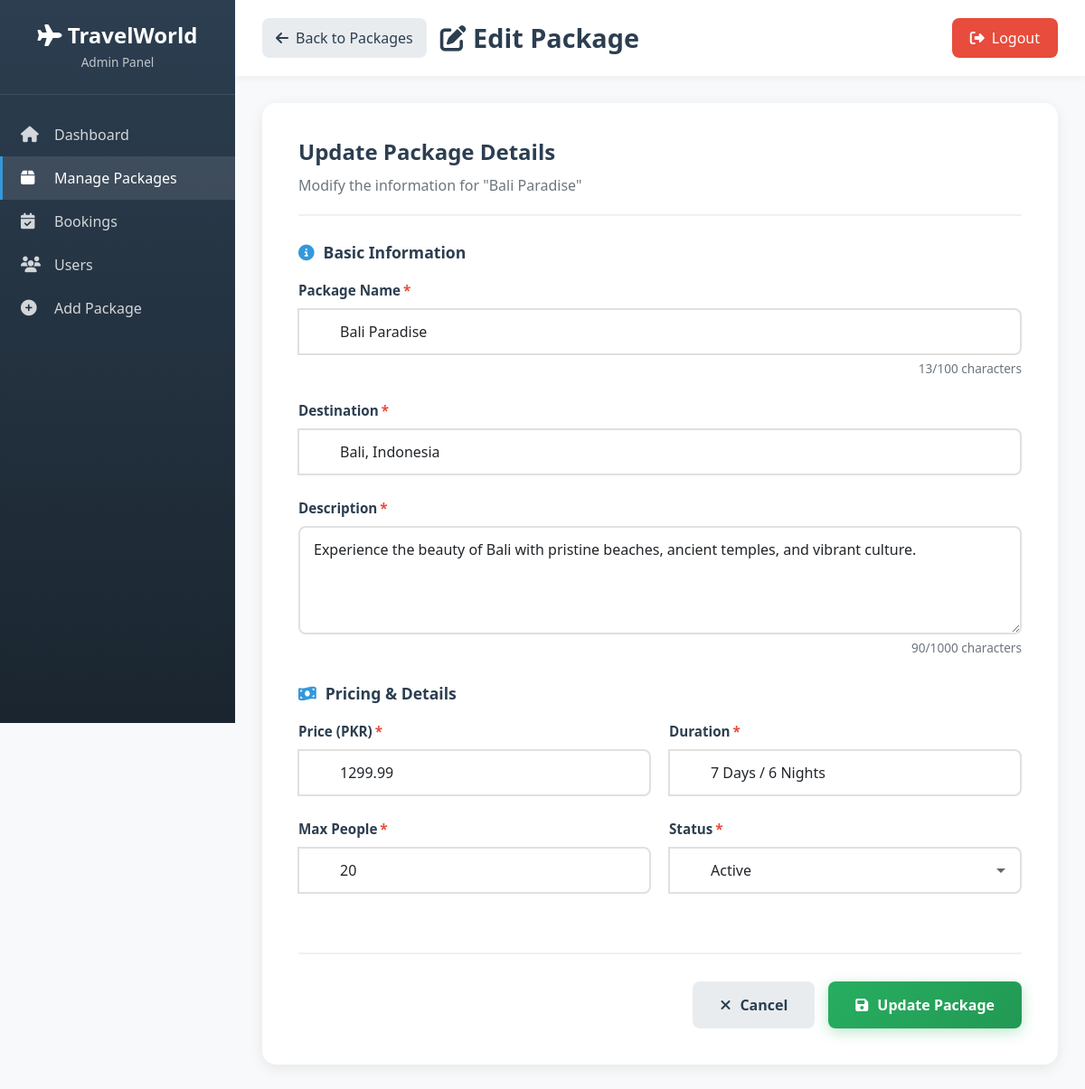
Page /admin/edit-package.php?id=1 (signed in) on the committed database.
### tables this page shows
CREATE TABLE `tour_packages` (
  `id` int(11) NOT NULL,
  `package_name` varchar(200) NOT NULL,
  `description` text NOT NULL,
  `destination` varchar(100) NOT NULL,
  `duration` varchar(50) NOT NULL,
  `price` decimal(10,2) NOT NULL,
  `max_people` int(11) NOT NULL,
  `image` varchar(255) DEFAULT NULL,
  `features` text DEFAULT NULL,
  `status` enum('active','inactive') DEFAULT 'active',
  `created_at` timestamp NOT NULL DEFAULT current_timestamp()
);

### admin/edit-package.php (the view, shortened to what this page needs)
<?php
require_once "../config.php";
$id = intval($_GET['id']);
$query = "SELECT * FROM tour_packages WHERE id='$id'";
$result = mysqli_query($conn, $query);
$data = mysqli_fetch_assoc($result);
?>
<!DOCTYPE html>
<html lang="en">
<head>
    <link href="https://cdn.jsdelivr.net/npm/bootstrap@5.3.0/dist/css/bootstrap.min.css" rel="stylesheet">
    <link rel="stylesheet" href="https://cdnjs.cloudflare.com/ajax/libs/font-awesome/6.4.0/css/all.min.css">
</head>
<body>
    <div class="sidebar" id="sidebar">
        <div class="sidebar-header">
            <h3><i class="fas fa-plane"></i> TravelWorld</h3>
            <p>Admin Panel</p>
        </div>
        <div class="sidebar-menu">
            <a href="dashboard.php" class="menu-item">
                <i class="fas fa-home"></i>
                <span>Dashboard</span>
            </a>
            <a href="packages.php" class="menu-item active">
                <i class="fas fa-box"></i>
                <span>Manage Packages</span>
            </a>
            <a href="bookings.php" class="menu-item">
                <i class="fas fa-calendar-check"></i>
                <span>Bookings</span>
            </a>
            <a href="users.php" class="menu-item">
                <i class="fas fa-users"></i>
                <span>Users</span>
            </a>
            <a href="add-package.php" class="menu-item">
                <i class="fas fa-plus-circle"></i>
                <span>Add Package</span>
            </a>
        </div>
    </div>
    <div class="main-content">
        <div class="top-bar">
            <div class="top-bar-left">
                <a href="packages.php" class="back-btn">
                    <i class="fas fa-arrow-left"></i>
                    Back to Packages
                </a>
                <h1><i class="fas fa-edit"></i> Edit Package</h1>
            </div>
            <a href="logout.php" class="logout-btn">
                <i class="fas fa-sign-out-alt"></i>
                Logout
            </a>
        </div>
        <div class="content-container">
            <div class="form-container">
                <div class="form-header">
                    <h2>Update Package Details</h2>
                    <p>Modify the information for "<?php echo htmlspecialchars($data['package_name']); ?>"</p>
                </div>
                <form method="POST" id="editForm">
                    <div class="form-section">
                        <h3 class="section-title">
                            <i class="fas fa-info-circle"></i>
                            Basic Information
                        </h3>
                        <div class="form-group">
                            <label class="form-label">
                                Package Name<span class="required">*</span>
                            </label>
                            <div class="input-group">
                                <input
                                    type="text"
                                    name="name"
                                    class="form-control"
                                    value="<?php echo htmlspecialchars($data['package_name']); ?>"
                                    required
                                    maxlength="100"
                                    id="packageName"
                                >
                            </div>
                            <div class="char-counter">
                                <span id="nameCounter">0</span>/100 characters
                            </div>
                        </div>
                        <div class="form-group">
                            <label class="form-label">
                                Destination<span class="required">*</span>
                            </label>
                            <div class="input-group">
                                <input
                                    type="text"
                                    name="destination"
                                    class="form-control"
                                    value="<?php echo htmlspecialchars($data['destination']); ?>"
                                    required
                                    placeholder="e.g., Maldives, Paris, Dubai"
                                >
                            </div>
                        </div>
                        <div class="form-group">
                            <label class="form-label">
                                Description<span class="required">*</span>
                            </label>
                            <textarea
                                name="desc"
                                class="form-control"
                                required
                                maxlength="1000"
                                id="packageDesc"
                                placeholder="Provide a detailed description of the package..."
                            ><?php echo htmlspecialchars($data['description']); ?></textarea>
                            <div class="char-counter">
                                <span id="descCounter">0</span>/1000 characters
                            </div>
                        </div>
                    </div>
                    <div class="form-section">
                        <h3 class="section-title">
                            <i class="fas fa-money-bill-wave"></i>
                            Pricing & Details
                        </h3>
                        <div class="form-row">
                            <div class="form-group">
                                <label class="form-label">
                                    Price (PKR)<span class="required">*</span>
                                </label>
                                <div class="input-group">
                                    <input
                                        type="number"
                                        name="price"
                                        class="form-control"
                                        value="<?php echo $data['price']; ?>"
                                        required
                                        min="0"
                                        step="0.01"
                                        placeholder="0.00"
                                    >
                                </div>
                            </div>
                            <div class="form-group">
                                <label class="form-label">
                                    Duration<span class="required">*</span>
                                </label>
                                <div class="input-group">
                                    <input
                                        type="text"
                                        name="duration"
                                        class="form-control"
                                        value="<?php echo htmlspecialchars($data['duration']); ?>"
                                        required
                                        placeholder="e.g., 5 Days 4 Nights"
                                    >
                                </div>
                            </div>
                        </div>
                        <div class="form-row">
                            <div class="form-group">
                                <label class="form-label">
                                    Max People<span class="required">*</span>
                                </label>
                                <div class="input-group">
                                    <input
                                        type="number"
                                        name="max_people"
                                        class="form-control"
                                        value="<?php echo $data['max_people']; ?>"
                                        required
                                        min="1"
                                        placeholder="e.g., 10"
                                    >
                                </div>
                            </div>
                            <div class="form-group">
                                <label class="form-label">
                                    Status<span class="required">*</span>
                                </label>
                                <div class="input-group">
                                    <select name="status" class="form-control" required>
                                        <option value="active" <?php echo $data['status'] == 'active' ? 'selected' : ''; ?>>Active</option>
                                    </select>
                                </div>
                            </div>
                        </div>
                    </div>
                    <div class="form-actions">
                        <a href="packages.php" class="btn btn-secondary">
                            <i class="fas fa-times"></i>
                            Cancel
                        </a>
                        <button type="submit" class="btn btn-primary">
                            <i class="fas fa-save"></i>
                            Update Package
                        </button>
                    </div>
                </form>
            </div>
        </div>
    </div>
</body>
</html>

### admin/edit-package.php (style rules this page uses)
:root { --primary-color: #2c3e50; --secondary-color: #3498db; --accent-color: #e74c3c; --success-color: #27ae60; --warning-color: #f39c12; --sidebar-width: 260px; }
* { margin: 0; padding: 0; box-sizing: border-box; }
body { font-family: 'Segoe UI', Tahoma, Geneva, Verdana, sans-serif; background: #f8f9fa; }
.sidebar { position: fixed; left: 0; top: 0; height: 100vh; width: var(--sidebar-width); background: linear-gradient(180deg, var(--primary-color) 0%, #1a252f 100%); color: white; overflow-y: auto; transition: all 0.3s ease; z-index: 1000; }
.sidebar-header { padding: 25px 20px; text-align: center; border-bottom: 1px solid rgba(255,255,255,0.1); }
.sidebar-header h3 { font-size: 1.5rem; font-weight: bold; margin-bottom: 5px; }
.sidebar-header p { font-size: 0.85rem; opacity: 0.7; margin: 0; }
.sidebar-menu { padding: 20px 0; }
.menu-item { padding: 12px 20px; color: rgba(255,255,255,0.8); text-decoration: none; display: flex; align-items: center; gap: 12px; transition: all 0.3s ease; border-left: 3px solid transparent; }
.menu-item:hover, .menu-item.active { background: rgba(255,255,255,0.1); color: white; border-left-color: var(--secondary-color); }
.menu-item i { width: 25px; font-size: 1.1rem; }
.main-content { margin-left: var(--sidebar-width); min-height: 100vh; }
.top-bar { background: white; padding: 20px 30px; box-shadow: 0 2px 10px rgba(0,0,0,0.05); display: flex; justify-content: space-between; align-items: center; margin-bottom: 30px; }
.top-bar-left { display: flex; align-items: center; gap: 15px; }
.back-btn { background: #e9ecef; color: var(--primary-color); border: none; padding: 10px 15px; border-radius: 8px; text-decoration: none; display: flex; align-items: center; gap: 8px; transition: all 0.3s ease; }
.top-bar h1 { font-size: 1.8rem; font-weight: bold; color: var(--primary-color); margin: 0; }
.logout-btn { background: var(--accent-color); color: white; border: none; padding: 10px 20px; border-radius: 8px; text-decoration: none; transition: all 0.3s ease; display: flex; align-items: center; gap: 8px; }
.content-container { padding: 0 30px 30px; }
.form-container { background: white; border-radius: 15px; padding: 40px; box-shadow: 0 4px 15px rgba(0,0,0,0.08); max-width: 900px; margin: 0 auto; }
.form-header { margin-bottom: 30px; padding-bottom: 20px; border-bottom: 2px solid #f0f0f0; }
.form-header h2 { color: var(--primary-color); font-size: 1.5rem; font-weight: bold; margin-bottom: 10px; }
.form-header p { color: #6c757d; margin: 0; }
.form-section { margin-bottom: 30px; }
.section-title { font-size: 1.1rem; font-weight: 600; color: var(--primary-color); margin-bottom: 20px; display: flex; align-items: center; gap: 10px; }
.section-title i { color: var(--secondary-color); }
.form-group { margin-bottom: 25px; }
.form-label { display: block; font-weight: 600; color: var(--primary-color); margin-bottom: 8px; font-size: 0.95rem; }
.form-label .required { color: var(--accent-color); margin-left: 3px; }
.form-control { width: 100%; padding: 12px 15px; border: 2px solid #e0e0e0; border-radius: 8px; font-size: 1rem; transition: all 0.3s ease; font-family: inherit; }
textarea.form-control { min-height: 120px; resize: vertical; }
.form-row { display: grid; grid-template-columns: 1fr 1fr; gap: 20px; }
.input-group { position: relative; }
.input-group .form-control { padding-left: 45px; }
select.form-control { cursor: pointer; appearance: none; background-repeat: no-repeat; background-position: right 15px center; padding-right: 40px; }
.form-actions { display: flex; gap: 15px; justify-content: flex-end; margin-top: 40px; padding-top: 30px; border-top: 2px solid #f0f0f0; }
.btn { padding: 14px 30px; border: none; border-radius: 8px; font-weight: 600; font-size: 1rem; cursor: pointer; transition: all 0.3s ease; display: inline-flex; align-items: center; gap: 10px; text-decoration: none; }
.btn-primary { background: linear-gradient(135deg, var(--success-color), #229954); color: white; box-shadow: 0 4px 15px rgba(39, 174, 96, 0.3); }
.btn-secondary { background: #e9ecef; color: var(--primary-color); }
.char-counter { text-align: right; font-size: 0.85rem; color: #6c757d; margin-top: 5px; }

### rows in the picture
tour_packages: package_name "Bali Paradise", name "Bali Paradise", destination "Bali, Indonesia", desc "Experience the beauty of Bali with pristine beaches, ancient temples, and vibrant culture.", price "1299.99", duration "7 Days / 6 Nights", max_people "20", status "Active"
